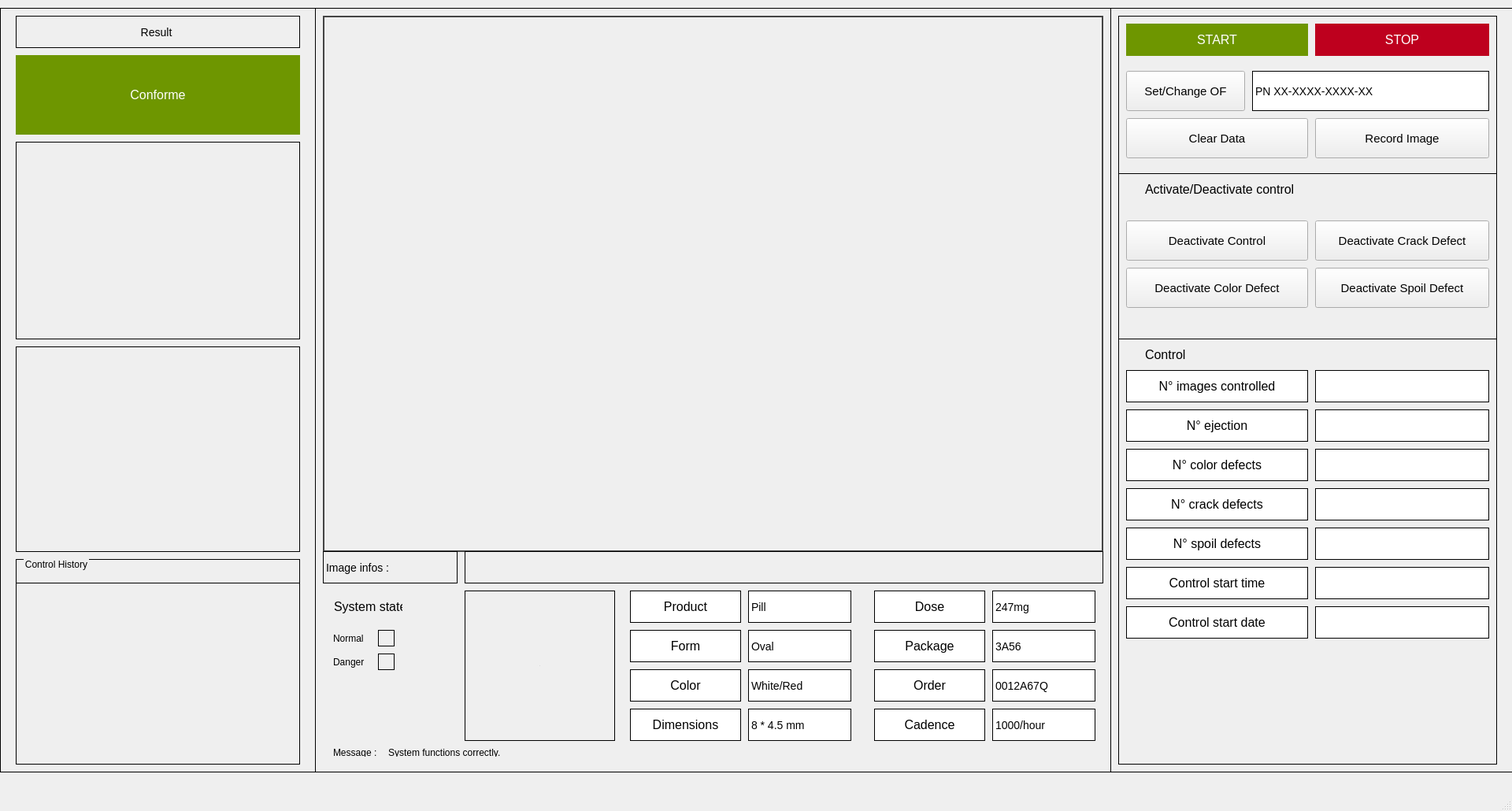
<?xml version="1.0" encoding="UTF-8"?>
<ui version="4.0">
 <class>MainWindow</class>
 <widget class="QMainWindow" name="MainWindow">
  <property name="geometry">
   <rect>
    <x>0</x>
    <y>0</y>
    <width>1920</width>
    <height>1030</height>
   </rect>
  </property>
  <property name="windowTitle">
   <string>MainWindow</string>
  </property>
  <widget class="QWidget" name="centralwidget">
   <widget class="QFrame" name="frame_2">
    <property name="geometry">
     <rect>
      <x>1410</x>
      <y>10</y>
      <width>511</width>
      <height>971</height>
     </rect>
    </property>
    <property name="styleSheet">
     <string notr="true">QFrame {  
    border: 1px solid rgb(0, 0, 0);  /* Border color and width */  
    
}</string>
    </property>
    <property name="frameShape">
     <enum>QFrame::Shape::StyledPanel</enum>
    </property>
    <property name="frameShadow">
     <enum>QFrame::Shadow::Raised</enum>
    </property>
    <widget class="QFrame" name="frame">
     <property name="geometry">
      <rect>
       <x>10</x>
       <y>10</y>
       <width>481</width>
       <height>201</height>
      </rect>
     </property>
     <property name="styleSheet">
      <string notr="true">QFrame {  
    border: 1px solid rgb(0, 0, 0); /* Dark gray border */  
}</string>
     </property>
     <property name="frameShape">
      <enum>QFrame::Shape::StyledPanel</enum>
     </property>
     <property name="frameShadow">
      <enum>QFrame::Shadow::Raised</enum>
     </property>
     <widget class="QPushButton" name="startButton">
      <property name="geometry">
       <rect>
        <x>10</x>
        <y>10</y>
        <width>231</width>
        <height>41</height>
       </rect>
      </property>
      <property name="styleSheet">
       <string notr="true">QPushButton {  
    background-color: rgb(110, 150, 0); /* Green background */  
    color: white;              /* White text */  
    border: none;              /* No border */  
    padding: 10px;             /* Padding around the text */  
    font-size: 16px;           /* Text size */  
}</string>
      </property>
      <property name="text">
       <string>START</string>
      </property>
     </widget>
     <widget class="QPushButton" name="stopButton">
      <property name="geometry">
       <rect>
        <x>250</x>
        <y>10</y>
        <width>221</width>
        <height>41</height>
       </rect>
      </property>
      <property name="styleSheet">
       <string notr="true">QPushButton {  
    background-color: rgb(190, 0, 30); /* Red background */  
    color: white;              /* White text */  
    border: none;              /* No border */  
    padding: 10px;             /* Padding around the text */  
    font-size: 16px;           /* Text size */  
}</string>
      </property>
      <property name="text">
       <string>STOP</string>
      </property>
     </widget>
     <widget class="QLabel" name="label_4">
      <property name="geometry">
       <rect>
        <x>170</x>
        <y>70</y>
        <width>301</width>
        <height>51</height>
       </rect>
      </property>
      <property name="styleSheet">
       <string notr="true">QLabel {  
    color: black; /* White text color */  
    font-size: 14px;
    background-color: rgb(255, 255, 255); 
}</string>
      </property>
      <property name="text">
       <string>PN XX-XXXX-XXXX-XX</string>
      </property>
     </widget>
     <widget class="QPushButton" name="pushButton">
      <property name="geometry">
       <rect>
        <x>10</x>
        <y>70</y>
        <width>151</width>
        <height>51</height>
       </rect>
      </property>
      <property name="font">
       <font>
        <pointsize>11</pointsize>
       </font>
      </property>
      <property name="text">
       <string>Set/Change OF</string>
      </property>
     </widget>
     <widget class="QPushButton" name="clearData">
      <property name="geometry">
       <rect>
        <x>10</x>
        <y>130</y>
        <width>231</width>
        <height>51</height>
       </rect>
      </property>
      <property name="font">
       <font>
        <pointsize>11</pointsize>
       </font>
      </property>
      <property name="text">
       <string>Clear Data</string>
      </property>
     </widget>
     <widget class="QPushButton" name="pushButton_3">
      <property name="geometry">
       <rect>
        <x>250</x>
        <y>130</y>
        <width>221</width>
        <height>51</height>
       </rect>
      </property>
      <property name="font">
       <font>
        <pointsize>11</pointsize>
       </font>
      </property>
      <property name="text">
       <string>Record Image</string>
      </property>
     </widget>
    </widget>
    <widget class="QFrame" name="frame_6">
     <property name="geometry">
      <rect>
       <x>10</x>
       <y>420</y>
       <width>481</width>
       <height>541</height>
      </rect>
     </property>
     <property name="styleSheet">
      <string notr="true">QFrame {  
    border: 1px solid rgb(0, 0, 0); /* Dark gray border */  
}</string>
     </property>
     <property name="frameShape">
      <enum>QFrame::Shape::StyledPanel</enum>
     </property>
     <property name="frameShadow">
      <enum>QFrame::Shadow::Raised</enum>
     </property>
     <widget class="QPushButton" name="startButton_8">
      <property name="geometry">
       <rect>
        <x>10</x>
        <y>40</y>
        <width>231</width>
        <height>41</height>
       </rect>
      </property>
      <property name="styleSheet">
       <string notr="true">QPushButton {  
    background-color: rgb(255, 255, 255); /* Green background */  
    color: black;              /* White text */  
    border: 1px solid rgb(0, 0, 0);              /* No border */  
    padding: 10px;             /* Padding around the text */  
    font-size: 16px;           /* Text size */  
}</string>
      </property>
      <property name="text">
       <string>N° images controlled</string>
      </property>
     </widget>
     <widget class="QLabel" name="counter_image">
      <property name="geometry">
       <rect>
        <x>250</x>
        <y>40</y>
        <width>221</width>
        <height>41</height>
       </rect>
      </property>
      <property name="styleSheet">
       <string notr="true">QLabel {  
    color: black; /* White text color */  
    font-size: 14px;
    background-color: rgb(255, 255, 255); 
}</string>
      </property>
      <property name="text">
       <string/>
      </property>
     </widget>
     <widget class="QLabel" name="counterTotal">
      <property name="geometry">
       <rect>
        <x>250</x>
        <y>90</y>
        <width>221</width>
        <height>41</height>
       </rect>
      </property>
      <property name="styleSheet">
       <string notr="true">QLabel {  
    color: black; /* White text color */  
    font-size: 14px;
    background-color: rgb(255, 255, 255); 
}</string>
      </property>
      <property name="text">
       <string/>
      </property>
     </widget>
     <widget class="QPushButton" name="startButton_10">
      <property name="geometry">
       <rect>
        <x>10</x>
        <y>90</y>
        <width>231</width>
        <height>41</height>
       </rect>
      </property>
      <property name="styleSheet">
       <string notr="true">QPushButton {  
    background-color: rgb(255, 255, 255); /* Green background */  
    color: black;              /* White text */  
    border: 1px solid rgb(0, 0, 0);              /* No border */  
    padding: 10px;             /* Padding around the text */  
    font-size: 16px;           /* Text size */  
}</string>
      </property>
      <property name="text">
       <string>N° ejection</string>
      </property>
     </widget>
     <widget class="QLabel" name="counter_color">
      <property name="geometry">
       <rect>
        <x>250</x>
        <y>140</y>
        <width>221</width>
        <height>41</height>
       </rect>
      </property>
      <property name="styleSheet">
       <string notr="true">QLabel {  
    color: black; /* White text color */  
    font-size: 14px;
    background-color: rgb(255, 255, 255); 
}</string>
      </property>
      <property name="text">
       <string/>
      </property>
     </widget>
     <widget class="QPushButton" name="startButton_11">
      <property name="geometry">
       <rect>
        <x>10</x>
        <y>140</y>
        <width>231</width>
        <height>41</height>
       </rect>
      </property>
      <property name="styleSheet">
       <string notr="true">QPushButton {  
    background-color: rgb(255, 255, 255); /* Green background */  
    color: black;              /* White text */  
    border: 1px solid rgb(0, 0, 0);              /* No border */  
    padding: 10px;             /* Padding around the text */  
    font-size: 16px;           /* Text size */  
}</string>
      </property>
      <property name="text">
       <string>N° color defects</string>
      </property>
     </widget>
     <widget class="QLabel" name="counter_crack">
      <property name="geometry">
       <rect>
        <x>250</x>
        <y>190</y>
        <width>221</width>
        <height>41</height>
       </rect>
      </property>
      <property name="styleSheet">
       <string notr="true">QLabel {  
    color: black; /* White text color */  
    font-size: 14px;
    background-color: rgb(255, 255, 255); 
}</string>
      </property>
      <property name="text">
       <string/>
      </property>
     </widget>
     <widget class="QPushButton" name="startButton_12">
      <property name="geometry">
       <rect>
        <x>10</x>
        <y>190</y>
        <width>231</width>
        <height>41</height>
       </rect>
      </property>
      <property name="styleSheet">
       <string notr="true">QPushButton {  
    background-color: rgb(255, 255, 255); /* Green background */  
    color: black;              /* White text */  
    border: 1px solid rgb(0, 0, 0);              /* No border */  
    padding: 10px;             /* Padding around the text */  
    font-size: 16px;           /* Text size */  
}</string>
      </property>
      <property name="text">
       <string>N° crack defects</string>
      </property>
     </widget>
     <widget class="QLabel" name="counter_spoil">
      <property name="geometry">
       <rect>
        <x>250</x>
        <y>240</y>
        <width>221</width>
        <height>41</height>
       </rect>
      </property>
      <property name="styleSheet">
       <string notr="true">QLabel {  
    color: black; /* White text color */  
    font-size: 14px;
    background-color: rgb(255, 255, 255); 
}</string>
      </property>
      <property name="text">
       <string/>
      </property>
     </widget>
     <widget class="QPushButton" name="startButton_13">
      <property name="geometry">
       <rect>
        <x>10</x>
        <y>240</y>
        <width>231</width>
        <height>41</height>
       </rect>
      </property>
      <property name="styleSheet">
       <string notr="true">QPushButton {  
    background-color: rgb(255, 255, 255); /* Green background */  
    color: white;              /* White text */  
   color: black;              /* White text */  
    border: 1px solid rgb(0, 0, 0);              /* No border */  
    font-size: 16px;           /* Text size */  
}</string>
      </property>
      <property name="text">
       <string>N° spoil defects</string>
      </property>
     </widget>
     <widget class="QLabel" name="label_9">
      <property name="geometry">
       <rect>
        <x>20</x>
        <y>0</y>
        <width>111</width>
        <height>41</height>
       </rect>
      </property>
      <property name="styleSheet">
       <string notr="true">QLabel {  
    color: black;              /* White text */  
    border: none;              /* No border */  
    padding: 10px;             /* Padding around the text */  
    font-size: 16px;           /* Text size */  
}</string>
      </property>
      <property name="text">
       <string>Control</string>
      </property>
     </widget>
     <widget class="QLabel" name="startTime">
      <property name="geometry">
       <rect>
        <x>250</x>
        <y>290</y>
        <width>221</width>
        <height>41</height>
       </rect>
      </property>
      <property name="styleSheet">
       <string notr="true">QLabel {  
    color: black; /* White text color */  
    font-size: 14px;
    background-color: rgb(255, 255, 255); 
}</string>
      </property>
      <property name="text">
       <string/>
      </property>
     </widget>
     <widget class="QLabel" name="startDate">
      <property name="geometry">
       <rect>
        <x>250</x>
        <y>340</y>
        <width>221</width>
        <height>41</height>
       </rect>
      </property>
      <property name="styleSheet">
       <string notr="true">QLabel {  
    color: black; /* White text color */  
    font-size: 14px;
    background-color: rgb(255, 255, 255); 
}</string>
      </property>
      <property name="text">
       <string/>
      </property>
     </widget>
     <widget class="QPushButton" name="startButton_14">
      <property name="geometry">
       <rect>
        <x>10</x>
        <y>290</y>
        <width>231</width>
        <height>41</height>
       </rect>
      </property>
      <property name="styleSheet">
       <string notr="true">QPushButton {  
    background-color: rgb(255, 255, 255); /* Green background */  
    color: black;              /* White text */  
    border: 1px solid rgb(0, 0, 0);              /* No border */  
    padding: 10px;             /* Padding around the text */  
    font-size: 16px;           /* Text size */  
}</string>
      </property>
      <property name="text">
       <string>Control start time</string>
      </property>
     </widget>
     <widget class="QPushButton" name="startButton_15">
      <property name="geometry">
       <rect>
        <x>10</x>
        <y>340</y>
        <width>231</width>
        <height>41</height>
       </rect>
      </property>
      <property name="styleSheet">
       <string notr="true">QPushButton {  
    background-color: rgb(255, 255, 255); /* Green background */  
    color: black;              /* White text */  
    border: 1px solid rgb(0, 0, 0);              /* No border */  
    padding: 10px;             /* Padding around the text */  
    font-size: 16px;           /* Text size */  
}</string>
      </property>
      <property name="text">
       <string>Control start date</string>
      </property>
     </widget>
     <widget class="QLabel" name="logoLabel">
      <property name="geometry">
       <rect>
        <x>140</x>
        <y>390</y>
        <width>211</width>
        <height>141</height>
       </rect>
      </property>
      <property name="styleSheet">
       <string notr="true">QLabel {    
    border: none;              /* No border */   
}</string>
      </property>
      <property name="text">
       <string/>
      </property>
     </widget>
    </widget>
    <widget class="QFrame" name="frame_4">
     <property name="geometry">
      <rect>
       <x>10</x>
       <y>210</y>
       <width>481</width>
       <height>211</height>
      </rect>
     </property>
     <property name="frameShape">
      <enum>QFrame::Shape::StyledPanel</enum>
     </property>
     <property name="frameShadow">
      <enum>QFrame::Shadow::Raised</enum>
     </property>
     <widget class="QPushButton" name="pushButton_6">
      <property name="geometry">
       <rect>
        <x>250</x>
        <y>120</y>
        <width>221</width>
        <height>51</height>
       </rect>
      </property>
      <property name="font">
       <font>
        <pointsize>11</pointsize>
       </font>
      </property>
      <property name="text">
       <string>Deactivate Spoil Defect</string>
      </property>
     </widget>
     <widget class="QPushButton" name="pushButton_5">
      <property name="geometry">
       <rect>
        <x>250</x>
        <y>60</y>
        <width>221</width>
        <height>51</height>
       </rect>
      </property>
      <property name="font">
       <font>
        <pointsize>11</pointsize>
       </font>
      </property>
      <property name="text">
       <string>Deactivate Crack Defect</string>
      </property>
     </widget>
     <widget class="QPushButton" name="pushButton_4">
      <property name="geometry">
       <rect>
        <x>10</x>
        <y>60</y>
        <width>231</width>
        <height>51</height>
       </rect>
      </property>
      <property name="font">
       <font>
        <pointsize>11</pointsize>
       </font>
      </property>
      <property name="text">
       <string>Deactivate Control</string>
      </property>
     </widget>
     <widget class="QLabel" name="label_10">
      <property name="geometry">
       <rect>
        <x>20</x>
        <y>0</y>
        <width>221</width>
        <height>41</height>
       </rect>
      </property>
      <property name="styleSheet">
       <string notr="true">QLabel {  
    color: black;              /* White text */  
    border: none;              /* No border */  
    padding: 10px;             /* Padding around the text */  
    font-size: 16px;           /* Text size */  
}</string>
      </property>
      <property name="text">
       <string>Activate/Deactivate control</string>
      </property>
     </widget>
     <widget class="QPushButton" name="pushButton_7">
      <property name="geometry">
       <rect>
        <x>10</x>
        <y>120</y>
        <width>231</width>
        <height>51</height>
       </rect>
      </property>
      <property name="font">
       <font>
        <pointsize>11</pointsize>
       </font>
      </property>
      <property name="text">
       <string>Deactivate Color Defect</string>
      </property>
     </widget>
    </widget>
   </widget>
   <widget class="QFrame" name="frame_3">
    <property name="geometry">
     <rect>
      <x>0</x>
      <y>10</y>
      <width>401</width>
      <height>971</height>
     </rect>
    </property>
    <property name="styleSheet">
     <string notr="true">QFrame {  
    border: 1px solid rgb(0, 0, 0);  /* Border color and width */  
    
}</string>
    </property>
    <property name="frameShape">
     <enum>QFrame::Shape::StyledPanel</enum>
    </property>
    <property name="frameShadow">
     <enum>QFrame::Shadow::Raised</enum>
    </property>
    <widget class="QLabel" name="imageLabel3">
     <property name="geometry">
      <rect>
       <x>20</x>
       <y>430</y>
       <width>361</width>
       <height>261</height>
      </rect>
     </property>
     <property name="styleSheet">
      <string notr="true">QLabel{
border: 1px solid rgb(0, 0, 0);

}</string>
     </property>
     <property name="text">
      <string/>
     </property>
    </widget>
    <widget class="QLabel" name="imageLabel2">
     <property name="geometry">
      <rect>
       <x>20</x>
       <y>170</y>
       <width>361</width>
       <height>251</height>
      </rect>
     </property>
     <property name="styleSheet">
      <string notr="true">QLabel{
border: 1px solid rgb(0, 0, 0); /*background-color: rgb(30, 30, 30); */

}</string>
     </property>
     <property name="text">
      <string/>
     </property>
    </widget>
    <widget class="QPushButton" name="resultButton">
     <property name="geometry">
      <rect>
       <x>20</x>
       <y>60</y>
       <width>361</width>
       <height>101</height>
      </rect>
     </property>
     <property name="styleSheet">
      <string notr="true">QPushButton {  
    background-color: rgb(110, 150, 0); /* Green background */  
    color: white;              /* White text */  
    border: none;              /* No border */  
    padding: 10px;             /* Padding around the text */  
    font-size: 16px;           /* Text size */  
}</string>
     </property>
     <property name="text">
      <string>Conforme</string>
     </property>
    </widget>
    <widget class="QLabel" name="label_2">
     <property name="geometry">
      <rect>
       <x>20</x>
       <y>10</y>
       <width>361</width>
       <height>41</height>
      </rect>
     </property>
     <property name="styleSheet">
      <string notr="true">QLabel {  
    color: black; /* White text color */  
    font-size: 14px;
    border:1px solid rgb(0,0,0);
    
}</string>
     </property>
     <property name="text">
      <string>Result </string>
     </property>
     <property name="alignment">
      <set>Qt::AlignmentFlag::AlignCenter</set>
     </property>
    </widget>
    <widget class="QGroupBox" name="groupBox">
     <property name="geometry">
      <rect>
       <x>20</x>
       <y>700</y>
       <width>361</width>
       <height>261</height>
      </rect>
     </property>
     <property name="styleSheet">
      <string notr="true">QGroupBox {
                               border: 1px solid rgb(0, 0, 0);
                               padding: 10px;
                               }

QGroupBox::title { 
                               color: black;
                               font-size: 14px;
                               subcontrol-origin: margin;
                               left: 10px;
}
</string>
     </property>
     <property name="title">
      <string>Control History</string>
     </property>
     <widget class="QLabel" name="historyLabel">
      <property name="geometry">
       <rect>
        <x>0</x>
        <y>30</y>
        <width>361</width>
        <height>231</height>
       </rect>
      </property>
      <property name="styleSheet">
       <string notr="true">QLabel {  
    color: black; /* White text color */  
    font-size: 14px;
    border:1px solid rgb(0,0,0);
    
}</string>
      </property>
      <property name="text">
       <string/>
      </property>
     </widget>
    </widget>
   </widget>
   <widget class="QFrame" name="frame_5">
    <property name="geometry">
     <rect>
      <x>400</x>
      <y>10</y>
      <width>1011</width>
      <height>971</height>
     </rect>
    </property>
    <property name="styleSheet">
     <string notr="true">QFrame {  
    border: 1px solid rgb(0, 0, 0);  /* Border color and width */  
    /*background-color: rgb(220, 220, 220);      Fill color */  
}</string>
    </property>
    <property name="frameShape">
     <enum>QFrame::Shape::StyledPanel</enum>
    </property>
    <property name="frameShadow">
     <enum>QFrame::Shadow::Raised</enum>
    </property>
    <widget class="QLabel" name="imageLabel">
     <property name="geometry">
      <rect>
       <x>10</x>
       <y>10</y>
       <width>991</width>
       <height>681</height>
      </rect>
     </property>
     <property name="styleSheet">
      <string notr="true">QLabel{
border: 2px solid rgb(68, 68, 68);
}</string>
     </property>
     <property name="text">
      <string/>
     </property>
    </widget>
    <widget class="QLabel" name="label">
     <property name="geometry">
      <rect>
       <x>10</x>
       <y>690</y>
       <width>171</width>
       <height>41</height>
      </rect>
     </property>
     <property name="styleSheet">
      <string notr="true">QLabel {  
    color: black; /* White text color */  
    font-size: 14px;
    border:1px solid rgb(0,0,0);
}</string>
     </property>
     <property name="text">
      <string>Image infos :</string>
     </property>
    </widget>
    <widget class="QLabel" name="sizeLabel">
     <property name="geometry">
      <rect>
       <x>190</x>
       <y>690</y>
       <width>811</width>
       <height>41</height>
      </rect>
     </property>
     <property name="styleSheet">
      <string notr="true">QLabel {  
    color: black; /* White text color */  
    font-size: 14px;
    border:1px solid rgb(0,0,0);
}</string>
     </property>
     <property name="text">
      <string/>
     </property>
    </widget>
    <widget class="QLabel" name="label_12">
     <property name="geometry">
      <rect>
       <x>190</x>
       <y>740</y>
       <width>191</width>
       <height>191</height>
      </rect>
     </property>
     <property name="font">
      <font>
       <pointsize>-1</pointsize>
       <kerning>false</kerning>
      </font>
     </property>
     <property name="styleSheet">
      <string notr="true">QLabel {  
    background-color: rgb(144, 238, 144); /* Green background */  
    color:  rgb(0, 0, 0);              /* White text */  
    border: none;              /* No border */  
    padding: 10px;             /* Padding around the text */  
    font-size: 136px;           /* Text size */  
}(144, 238, 144)</string>
     </property>
     <property name="text">
      <string>!</string>
     </property>
     <property name="alignment">
      <set>Qt::AlignmentFlag::AlignCenter</set>
     </property>
    </widget>
    <widget class="QLabel" name="label_13">
     <property name="geometry">
      <rect>
       <x>10</x>
       <y>740</y>
       <width>111</width>
       <height>41</height>
      </rect>
     </property>
     <property name="styleSheet">
      <string notr="true">QLabel {  
    color: black;              /* White text */  
    border: none;              /* No border */  
    padding: 10px;             /* Padding around the text */  
    font-size: 16px;           /* Text size */  
}</string>
     </property>
     <property name="text">
      <string>System state</string>
     </property>
    </widget>
    <widget class="QLabel" name="label_14">
     <property name="geometry">
      <rect>
       <x>10</x>
       <y>780</y>
       <width>111</width>
       <height>41</height>
      </rect>
     </property>
     <property name="styleSheet">
      <string notr="true">QLabel {  
    color: black;              /* White text */  
    border: none;              /* No border */  
    padding: 10px;             /* Padding around the text */  
    font-size: 12px;           /* Text size */  
}</string>
     </property>
     <property name="text">
      <string>Normal</string>
     </property>
    </widget>
    <widget class="QLabel" name="label_15">
     <property name="geometry">
      <rect>
       <x>10</x>
       <y>810</y>
       <width>111</width>
       <height>41</height>
      </rect>
     </property>
     <property name="styleSheet">
      <string notr="true">QLabel {  
    color: black;              /* White text */  
    border: none;              /* No border */  
    padding: 10px;             /* Padding around the text */  
    font-size: 12px;           /* Text size */  
}</string>
     </property>
     <property name="text">
      <string>Danger</string>
     </property>
    </widget>
    <widget class="QLabel" name="label_17">
     <property name="geometry">
      <rect>
       <x>80</x>
       <y>790</y>
       <width>21</width>
       <height>21</height>
      </rect>
     </property>
     <property name="font">
      <font>
       <pointsize>-1</pointsize>
       <kerning>false</kerning>
      </font>
     </property>
     <property name="styleSheet">
      <string notr="true">QLabel {  
    background-color: rgb(144, 238, 144); /* Green background */  
    color:  rgb(0, 0, 0);              /* White text */  
    border: none;              /* No border */  
    padding: 10px;             /* Padding around the text */  
    font-size: 136px;           /* Text size */  
}(144, 238, 144)</string>
     </property>
     <property name="text">
      <string/>
     </property>
     <property name="alignment">
      <set>Qt::AlignmentFlag::AlignCenter</set>
     </property>
    </widget>
    <widget class="QLabel" name="label_18">
     <property name="geometry">
      <rect>
       <x>80</x>
       <y>820</y>
       <width>21</width>
       <height>21</height>
      </rect>
     </property>
     <property name="font">
      <font>
       <pointsize>-1</pointsize>
       <kerning>false</kerning>
      </font>
     </property>
     <property name="styleSheet">
      <string notr="true">QLabel {  
    background-color: rgb(194, 0, 0); /* Green background */  
    color:  rgb(0, 0, 0);              /* White text */  
    border: none;              /* No border */  
    padding: 10px;             /* Padding around the text */  
    font-size: 136px;           /* Text size */  
}(144, 238, 144)</string>
     </property>
     <property name="text">
      <string/>
     </property>
     <property name="alignment">
      <set>Qt::AlignmentFlag::AlignCenter</set>
     </property>
    </widget>
    <widget class="QLabel" name="label_16">
     <property name="geometry">
      <rect>
       <x>10</x>
       <y>930</y>
       <width>111</width>
       <height>31</height>
      </rect>
     </property>
     <property name="styleSheet">
      <string notr="true">QLabel {  
    color: black;              /* White text */  
    border: none;              /* No border */  
    padding: 10px;             /* Padding around the text */  
    font-size: 12px;           /* Text size */  
}</string>
     </property>
     <property name="text">
      <string>Message : </string>
     </property>
    </widget>
    <widget class="QLabel" name="label_19">
     <property name="geometry">
      <rect>
       <x>80</x>
       <y>930</y>
       <width>281</width>
       <height>31</height>
      </rect>
     </property>
     <property name="styleSheet">
      <string notr="true">QLabel {  
    color: black;              /* White text */  
    border: none;              /* No border */  
    padding: 10px;             /* Padding around the text */  
    font-size: 12px;           /* Text size */  
}</string>
     </property>
     <property name="text">
      <string>System functions correctly.</string>
     </property>
    </widget>
    <widget class="QPushButton" name="startButton_16">
     <property name="geometry">
      <rect>
       <x>400</x>
       <y>740</y>
       <width>141</width>
       <height>41</height>
      </rect>
     </property>
     <property name="styleSheet">
      <string notr="true">QPushButton {  
    background-color: rgb(255, 255, 255); /* Green background */  
    color: black;              /* White text */  
    border: 1px solid rgb(0, 0, 0);              /* No border */  
    padding: 10px;             /* Padding around the text */  
    font-size: 16px;           /* Text size */  
}</string>
     </property>
     <property name="text">
      <string>Product</string>
     </property>
    </widget>
    <widget class="QLabel" name="label_20">
     <property name="geometry">
      <rect>
       <x>550</x>
       <y>740</y>
       <width>131</width>
       <height>41</height>
      </rect>
     </property>
     <property name="styleSheet">
      <string notr="true">QLabel {  
    color: black; /* White text color */  
    font-size: 14px;
    background-color: rgb(255, 255, 255); 
}</string>
     </property>
     <property name="text">
      <string>Pill</string>
     </property>
    </widget>
    <widget class="QPushButton" name="startButton_17">
     <property name="geometry">
      <rect>
       <x>400</x>
       <y>790</y>
       <width>141</width>
       <height>41</height>
      </rect>
     </property>
     <property name="styleSheet">
      <string notr="true">QPushButton {  
    background-color: rgb(255, 255, 255); /* Green background */  
    color: black;              /* White text */  
    border: 1px solid rgb(0, 0, 0);              /* No border */  
    padding: 10px;             /* Padding around the text */  
    font-size: 16px;           /* Text size */  
}</string>
     </property>
     <property name="text">
      <string>Form</string>
     </property>
    </widget>
    <widget class="QLabel" name="label_21">
     <property name="geometry">
      <rect>
       <x>550</x>
       <y>790</y>
       <width>131</width>
       <height>41</height>
      </rect>
     </property>
     <property name="styleSheet">
      <string notr="true">QLabel {  
    color: black; /* White text color */  
    font-size: 14px;
    background-color: rgb(255, 255, 255); 
}</string>
     </property>
     <property name="text">
      <string>Oval</string>
     </property>
    </widget>
    <widget class="QLabel" name="label_22">
     <property name="geometry">
      <rect>
       <x>550</x>
       <y>840</y>
       <width>131</width>
       <height>41</height>
      </rect>
     </property>
     <property name="styleSheet">
      <string notr="true">QLabel {  
    color: black; /* White text color */  
    font-size: 14px;
    background-color: rgb(255, 255, 255); 
}</string>
     </property>
     <property name="text">
      <string>White/Red</string>
     </property>
    </widget>
    <widget class="QPushButton" name="startButton_18">
     <property name="geometry">
      <rect>
       <x>400</x>
       <y>840</y>
       <width>141</width>
       <height>41</height>
      </rect>
     </property>
     <property name="styleSheet">
      <string notr="true">QPushButton {  
    background-color: rgb(255, 255, 255); /* Green background */  
    color: black;              /* White text */  
    border: 1px solid rgb(0, 0, 0);              /* No border */  
    padding: 10px;             /* Padding around the text */  
    font-size: 16px;           /* Text size */  
}</string>
     </property>
     <property name="text">
      <string>Color</string>
     </property>
    </widget>
    <widget class="QPushButton" name="startButton_19">
     <property name="geometry">
      <rect>
       <x>400</x>
       <y>890</y>
       <width>141</width>
       <height>41</height>
      </rect>
     </property>
     <property name="styleSheet">
      <string notr="true">QPushButton {  
    background-color: rgb(255, 255, 255); /* Green background */  
    color: black;              /* White text */  
    border: 1px solid rgb(0, 0, 0);              /* No border */  
    padding: 10px;             /* Padding around the text */  
    font-size: 16px;           /* Text size */  
}</string>
     </property>
     <property name="text">
      <string>Dimensions</string>
     </property>
    </widget>
    <widget class="QLabel" name="label_23">
     <property name="geometry">
      <rect>
       <x>550</x>
       <y>890</y>
       <width>131</width>
       <height>41</height>
      </rect>
     </property>
     <property name="styleSheet">
      <string notr="true">QLabel {  
    color: black; /* White text color */  
    font-size: 14px;
    background-color: rgb(255, 255, 255); 
}</string>
     </property>
     <property name="text">
      <string>8 * 4.5 mm</string>
     </property>
    </widget>
    <widget class="QLabel" name="label_24">
     <property name="geometry">
      <rect>
       <x>860</x>
       <y>790</y>
       <width>131</width>
       <height>41</height>
      </rect>
     </property>
     <property name="styleSheet">
      <string notr="true">QLabel {  
    color: black; /* White text color */  
    font-size: 14px;
    background-color: rgb(255, 255, 255); 
}</string>
     </property>
     <property name="text">
      <string>3A56</string>
     </property>
    </widget>
    <widget class="QPushButton" name="startButton_20">
     <property name="geometry">
      <rect>
       <x>710</x>
       <y>740</y>
       <width>141</width>
       <height>41</height>
      </rect>
     </property>
     <property name="styleSheet">
      <string notr="true">QPushButton {  
    background-color: rgb(255, 255, 255); /* Green background */  
    color: black;              /* White text */  
    border: 1px solid rgb(0, 0, 0);              /* No border */  
    padding: 10px;             /* Padding around the text */  
    font-size: 16px;           /* Text size */  
}</string>
     </property>
     <property name="text">
      <string>Dose</string>
     </property>
    </widget>
    <widget class="QLabel" name="label_25">
     <property name="geometry">
      <rect>
       <x>860</x>
       <y>890</y>
       <width>131</width>
       <height>41</height>
      </rect>
     </property>
     <property name="styleSheet">
      <string notr="true">QLabel {  
    color: black; /* White text color */  
    font-size: 14px;
    background-color: rgb(255, 255, 255); 
}</string>
     </property>
     <property name="text">
      <string>1000/hour</string>
     </property>
    </widget>
    <widget class="QPushButton" name="startButton_21">
     <property name="geometry">
      <rect>
       <x>710</x>
       <y>840</y>
       <width>141</width>
       <height>41</height>
      </rect>
     </property>
     <property name="styleSheet">
      <string notr="true">QPushButton {  
    background-color: rgb(255, 255, 255); /* Green background */  
    color: black;              /* White text */  
    border: 1px solid rgb(0, 0, 0);              /* No border */  
    padding: 10px;             /* Padding around the text */  
    font-size: 16px;           /* Text size */  
}</string>
     </property>
     <property name="text">
      <string>Order</string>
     </property>
    </widget>
    <widget class="QPushButton" name="startButton_22">
     <property name="geometry">
      <rect>
       <x>710</x>
       <y>890</y>
       <width>141</width>
       <height>41</height>
      </rect>
     </property>
     <property name="styleSheet">
      <string notr="true">QPushButton {  
    background-color: rgb(255, 255, 255); /* Green background */  
    color: black;              /* White text */  
    border: 1px solid rgb(0, 0, 0);              /* No border */  
    padding: 10px;             /* Padding around the text */  
    font-size: 16px;           /* Text size */  
}</string>
     </property>
     <property name="text">
      <string>Cadence</string>
     </property>
    </widget>
    <widget class="QLabel" name="label_26">
     <property name="geometry">
      <rect>
       <x>860</x>
       <y>840</y>
       <width>131</width>
       <height>41</height>
      </rect>
     </property>
     <property name="styleSheet">
      <string notr="true">QLabel {  
    color: black; /* White text color */  
    font-size: 14px;
    background-color: rgb(255, 255, 255); 
}</string>
     </property>
     <property name="text">
      <string>0012A67Q</string>
     </property>
    </widget>
    <widget class="QPushButton" name="startButton_23">
     <property name="geometry">
      <rect>
       <x>710</x>
       <y>790</y>
       <width>141</width>
       <height>41</height>
      </rect>
     </property>
     <property name="styleSheet">
      <string notr="true">QPushButton {  
    background-color: rgb(255, 255, 255); /* Green background */  
    color: black;              /* White text */  
    border: 1px solid rgb(0, 0, 0);              /* No border */  
    padding: 10px;             /* Padding around the text */  
    font-size: 16px;           /* Text size */  
}</string>
     </property>
     <property name="text">
      <string>Package</string>
     </property>
    </widget>
    <widget class="QLabel" name="label_27">
     <property name="geometry">
      <rect>
       <x>860</x>
       <y>740</y>
       <width>131</width>
       <height>41</height>
      </rect>
     </property>
     <property name="styleSheet">
      <string notr="true">QLabel {  
    color: black; /* White text color */  
    font-size: 14px;
    background-color: rgb(255, 255, 255); 
}</string>
     </property>
     <property name="text">
      <string>247mg</string>
     </property>
    </widget>
   </widget>
  </widget>
  <widget class="QMenuBar" name="menubar">
   <property name="geometry">
    <rect>
     <x>0</x>
     <y>0</y>
     <width>1920</width>
     <height>22</height>
    </rect>
   </property>
  </widget>
  <widget class="QStatusBar" name="statusbar"/>
 </widget>
 <resources/>
 <connections/>
</ui>
